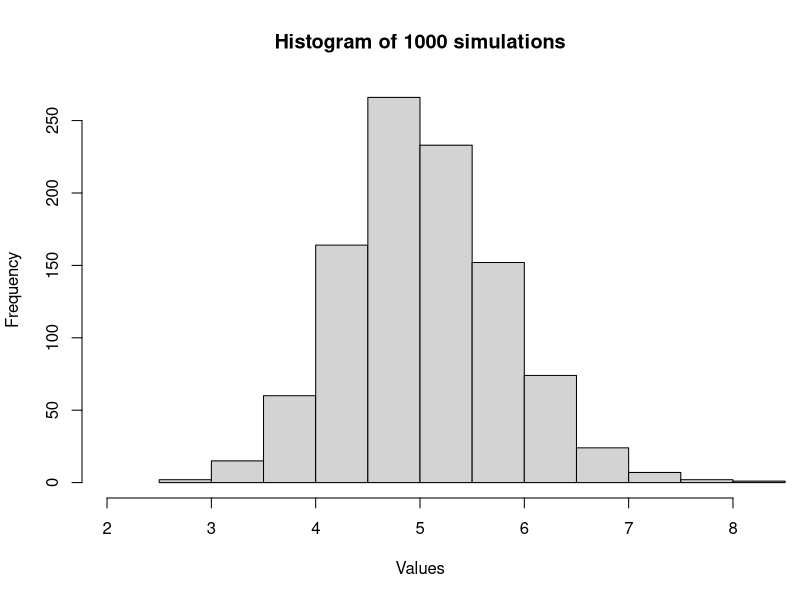
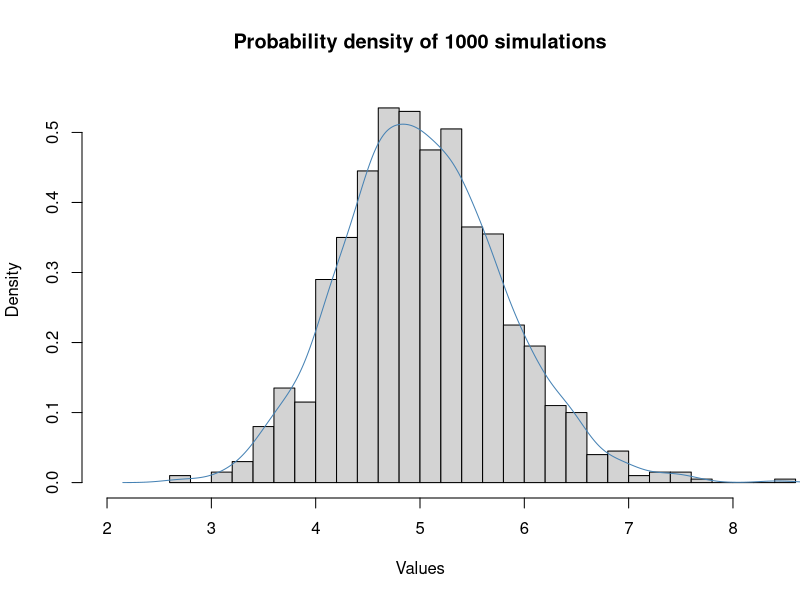
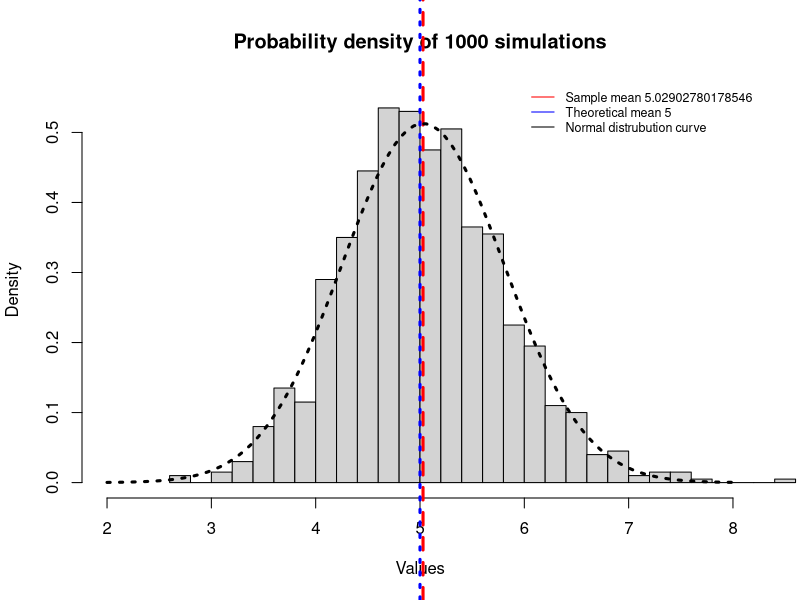
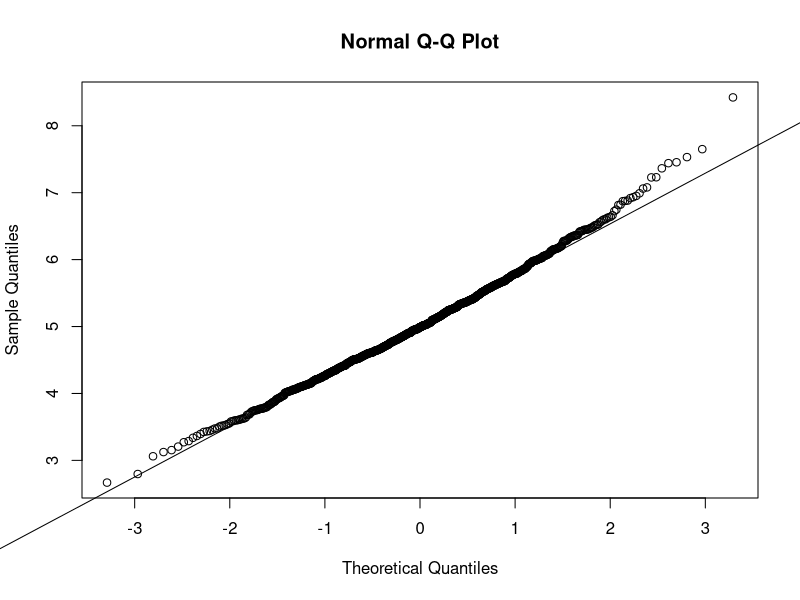

Reproduce these figures in R, in order.
## ---- chunk 1
##Set environment
##setwd("C:/Users/User/Desktop/Statistical Inference/")
library(knitr)
library(plotrix)
opts_chunk$set(echo=TRUE)
## ---- chunk 2
##Set parameter, sample size and simulation size
lambda <- 0.2
n <- 40
N <- 1000

##Set seed for random draw
set.seed(999)
## ---- chunk 3
##Simulate N times and calculate mean and standard deviation
meanValue <- NULL ##Initialize
meanStd <-NULL

for (i in 1:N){
  
  ##Calculate mean and std of sample means for each simulation
  expo <- rexp(n, lambda)
  mean <- mean(expo)
  std <- sd(expo)
  meanValue <- c(meanValue, mean)
  meanStd <- c(meanStd, std)
  
} ##End for
## ---- chunk 4
# All plotting is clipped to the 2*1 device region
par(mfrow = c(1,1), xpd=NA)

##Plot histogram of frequency and probability density
expoHistFreq <- hist(meanValue, freq=TRUE, xlim=c(2,8), 
                     main=paste("Histogram of",N,"simulations"), xlab="Values")

expoHistProb <- hist(meanValue, freq=FALSE, xlim=c(2,8), ylim=c(0,0.55), breaks=25, 
                     main=paste("Probability density of",N,"simulations"), xlab="Values")
lines(density(meanValue), col="steelblue") ##Simulated Gaussian probability density curve
## ---- chunk 5
##Sample mean and sample variance
meanSample <- mean(meanValue)
stdSample <- sd(meanValue)

##Theoretical mean and theoretical variance
meanThy <- 1/lambda
stdThy <- 1/lambda

##Compare sample mean and theoretical mean
meanSample ##meanSample=meanThy
meanThy

##Compare sample variance and theoretical variance
stdSample ##stdSample=stdThy/sqrt(n)
stdThy

##Plot and compare sample mean with theoretical mean
par(mfrow = c(1,1))

hist(meanValue, freq=FALSE, xlim=c(2,8), ylim=c(0,0.55), breaks=25, 
     main=paste("Probability density of",N,"simulations"), xlab="Values")

abline(v=meanSample, col="red", lwd=3, lty=2) ##Plot sample mean
abline(v=meanThy, col="blue", lwd=3, lty=9) ##Plot theoretical mean

##Plot theoretical normal distribution density curve
x <- seq(min(meanValue), max(meanValue))

curve(dnorm(x, mean=meanSample, sd=stdSample), col="black", lwd=3, lty=3, add=TRUE)

legend('topright', c(paste("Sample mean", meanSample), paste("Theoretical mean", meanThy), 
                     "Normal distrubution curve"), lty=1, col=c('red', 'blue', "black"), 
       bty='n', cex=.75) ##Add indicators
## ---- chunk 6
##Q-Q plot of mean values to show normality
qqnorm(meanValue)
qqline(meanValue)
